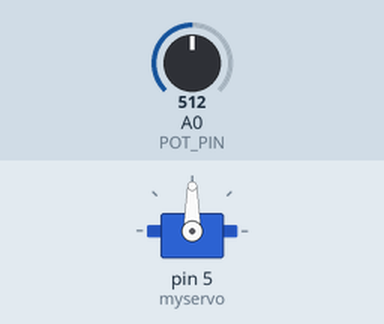
Bench run of a sketch on a simulated Arduino Uno, built with avr-gcc and run on an emulated ATmega328P. Parts: servo. The inputs (shaded band) are chosen by the test bench; at power-on: A0 (POT_PIN) = 512. What the sketch prints to the serial monitor is not drawn.

Above: at 1.2 s.
1.3 s: A0 (POT_PIN) set to 107
At 2.4 s:
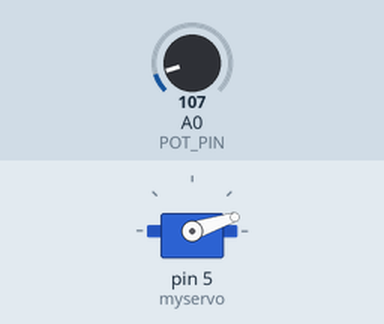
2.8 s: A0 (POT_PIN) set to 92
At 4.1 s:
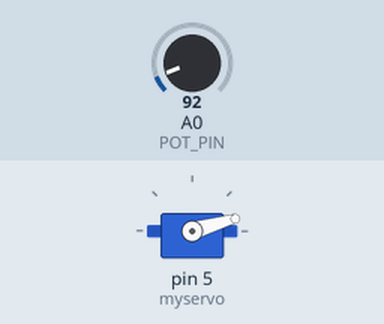
5.8 s: A0 (POT_PIN) set to 550
At 6.4 s:
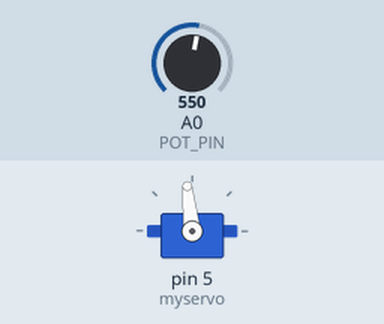
8.8 s: A0 (POT_PIN) set to 583
At 9.1 s:
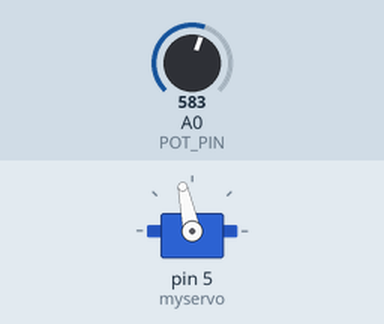
10.3 s: A0 (POT_PIN) set to 306
At 10.7 s:
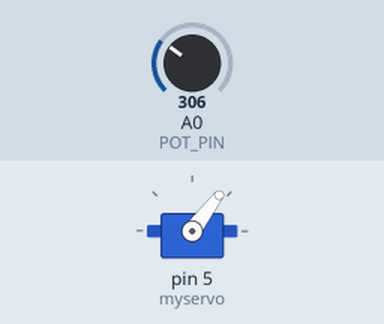
11.8 s: A0 (POT_PIN) set to 1023
At 12.7 s:
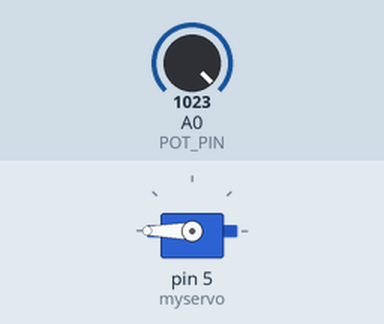
Timing chart, 0 to 14.3 s (numbered marks = the images above; inputs shaded):
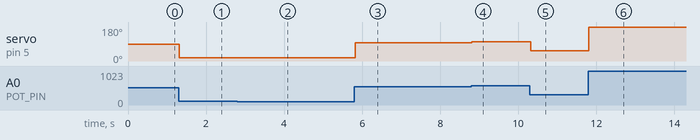

The sketch:

sketch.ino
```cpp
// Lab 5 - Exercise 6: Potentiometer → Servo Position
// Potentiometer on A0, Servo on pin 5
// Turn knob → servo turns same amount

#include <Servo.h>

#define POT_PIN A0

Servo myservo;

void setup() {
  myservo.attach(5);
  Serial.begin(9600);
  Serial.println("=== Exercise 6: Pot controls Servo ===");
}

void loop() {
  int potValue  = analogRead(POT_PIN);           // 0–1023
  int angle     = map(potValue, 0, 1023, 0, 180); // remap to 0–180°

  myservo.write(angle);

  Serial.print("Pot: ");
  Serial.print(potValue);
  Serial.print("  → Angle: ");
  Serial.print(angle);
  Serial.println("°");

  delay(15);
}
```

Measured:
- after the input at 1.3 s, servo on pin 5 (myservo): 90° → 18° at once
- after the input at 2.8 s, servo on pin 5 (myservo): 18° → 16° at once
- after the input at 5.8 s, servo on pin 5 (myservo): 16° → 96° at once
- after the input at 8.8 s, servo on pin 5 (myservo): 96° → 102° at once
- after the input at 10.3 s, servo on pin 5 (myservo): 102° → 53° at once
- after the input at 11.8 s, servo on pin 5 (myservo): 53° → 180° at once
